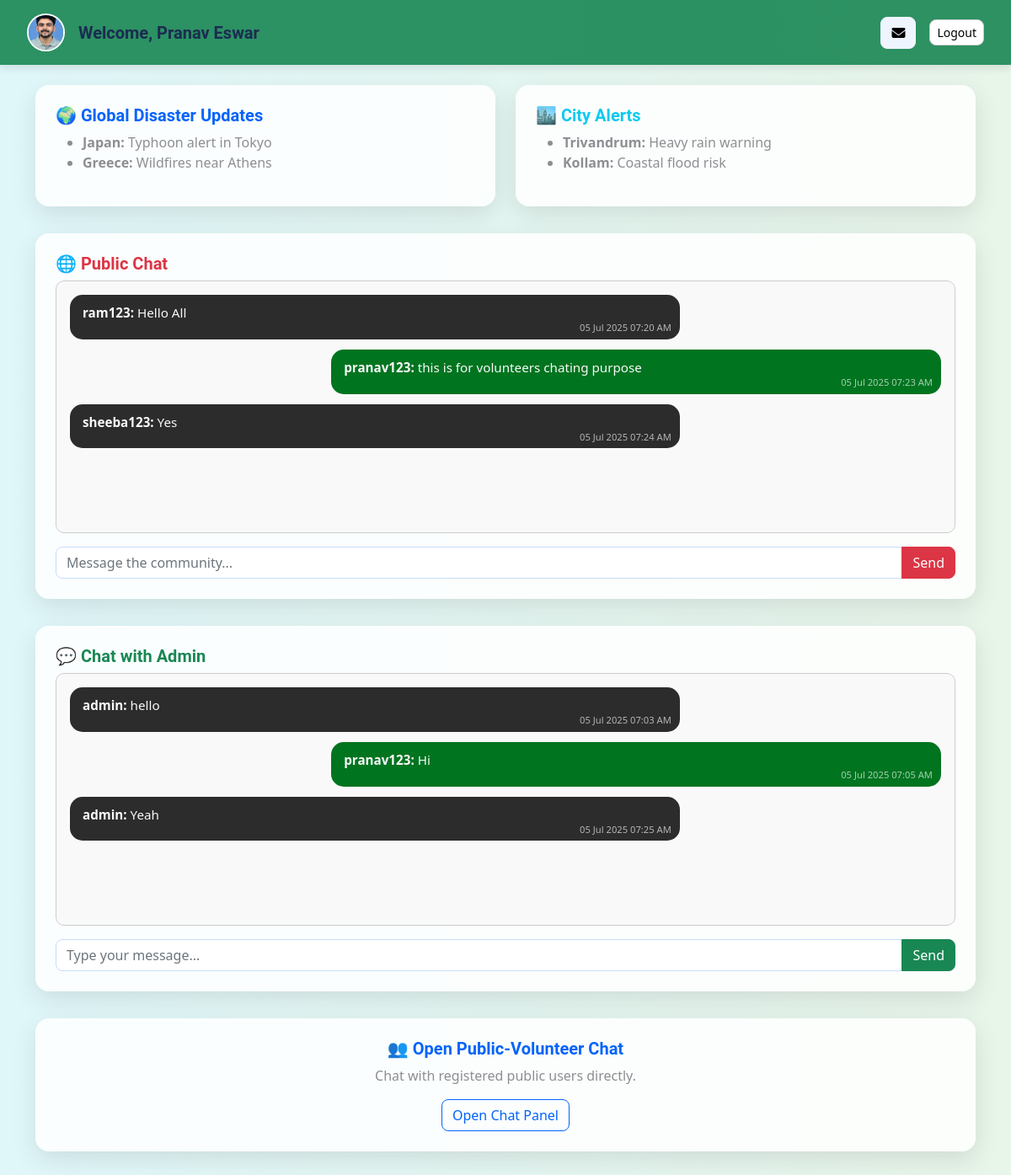
/user/volunteer_dashboard.php (signed in), run on the app's committed database.
### tables this page shows
CREATE TABLE `users` (
  `id` int(11) NOT NULL,
  `username` varchar(100) NOT NULL,
  `photo` varchar(255) DEFAULT NULL,
  `password_hash` varchar(255) NOT NULL,
  `role` enum('admin','volunteer') NOT NULL,
  `created_at` timestamp NOT NULL DEFAULT current_timestamp(),
  `full_name` varchar(100) DEFAULT NULL,
  `email` varchar(100) DEFAULT NULL,
  `phone` varchar(20) DEFAULT NULL,
  `address` text DEFAULT NULL,
  `status` tinyint(1) NOT NULL DEFAULT 0 COMMENT '0=pending, 1=approved, 2=declined'
);

CREATE TABLE `messages` (
  `id` int(11) NOT NULL,
  `sender_username` varchar(100) NOT NULL,
  `receiver_username` varchar(100) NOT NULL,
  `message` text NOT NULL,
  `sent_at` timestamp NOT NULL DEFAULT current_timestamp()
);

### user/volunteer_dashboard.php (the view, shortened to what this page needs)
<?php
$username = $_SESSION['username'];
include __DIR__ . '/../config/db.php';
$userQuery = $conn->prepare("SELECT full_name, photo FROM users WHERE username = ?");
$userQuery->bind_param("s", $username);
$userQuery->execute();
$userResult = $userQuery->get_result();
$userData = $userResult->fetch_assoc();
$photo = $userData['photo'] ?? 'default.jpg';
$full_name = $userData['full_name'] ?? $username;
$publicMessages = $conn->query("SELECT * FROM messages WHERE receiver_username = 'all' ORDER BY sent_at ASC");
$messages = [];
$stmt = $conn->prepare("SELECT * FROM messages WHERE (sender_username = ? AND receiver_username = 'admin') OR (sender_username = 'admin' AND receiver_username = ?) ORDER BY sent_at ASC");
$stmt->bind_param("ss", $username, $username);
$stmt->execute();
$result = $stmt->get_result();
while ($row = $result->fetch_assoc()) {
    $messages[] = $row;
}
?>
<!DOCTYPE html>
<html lang="en">
<head>
  <link rel="stylesheet" href="../assets/css/bootstrap.min.css">
  <link rel="stylesheet" href="https://cdnjs.cloudflare.com/ajax/libs/font-awesome/6.4.0/css/all.min.css">
</head>
<body>
<div class="topbar">
  <div class="d-flex align-items-center gap-3">
    <img src="../assets/images/<?= htmlspecialchars($photo) ?>" alt="Profile" class="avatar">
    <h5 class="mb-0">Welcome, <?= htmlspecialchars($full_name) ?></h5>
  </div>
  <div class="d-flex align-items-center gap-3">
    <a href="http://localhost/ReliefLink/user/mail.php" class="btn btn-light">
      <i class="fa fa-envelope"></i>
    </a>
    <a href="../logout.php" class="btn logout-btn btn-sm">Logout</a>
  </div>
</div>
<div class="dashboard-container container mt-4">
  <div class="row">
    <div class="col-md-6">
      <div class="glass-card">
        <h5 class="text-primary">🌍 Global Disaster Updates</h5>
        <ul>
          <li><strong>Japan:</strong> Typhoon alert in Tokyo</li>
          <li><strong>Greece:</strong> Wildfires near Athens</li>
        </ul>
      </div>
    </div>
    <div class="col-md-6">
      <div class="glass-card">
        <h5 class="text-info">🏙️ City Alerts</h5>
        <ul>
          <li><strong>Trivandrum:</strong> Heavy rain warning</li>
          <li><strong>Kollam:</strong> Coastal flood risk</li>
        </ul>
      </div>
    </div>
  </div>
  <div class="glass-card">
    <h5 class="text-danger">🌐 Public Chat</h5>
    <div class="chat-box" id="public-chat-box">
      <?php if ($publicMessages->num_rows === 0): ?>
        <p>No messages yet.</p>
      <?php else: ?>
        <?php while ($msg = $publicMessages->fetch_assoc()):
          $isAdmin = $msg['sender_username'] === 'admin';
        ?>
          <div class="message-bubble <?= $msg['sender_username'] === $username ? 'you' : '' ?>">
            <strong class="<?= $isAdmin ? 'text-warning' : '' ?>">
              <?= $isAdmin ? '👑 Admin' : htmlspecialchars($msg['sender_username']) ?>:
            </strong> <?= htmlspecialchars($msg['message']) ?>
            <small><?= date("d M Y h:i A", strtotime($msg['sent_at'])) ?></small>
          </div>
        <?php endwhile; ?>
      <?php endif; ?>
    </div>
    <form class="chat-input mt-3" method="post" action="send_messages.php">
      <div class="input-group">
        <input type="text" name="message" class="form-control" placeholder="Message the community..." required>
        <button type="submit" class="btn btn-danger">Send</button>
      </div>
    </form>
  </div>
  <div class="glass-card">
    <h5 class="text-success">💬 Chat with Admin</h5>
    <div class="chat-box" id="chat-box">
      <?php if (empty($messages)): ?>
        <p>No private messages.</p>
      <?php else: ?>
        <?php foreach ($messages as $msg): ?>
          <div class="message-bubble <?= $msg['sender_username'] === $username ? 'you' : '' ?>">
            <strong><?= htmlspecialchars($msg['sender_username']) ?>:</strong> <?= htmlspecialchars($msg['message']) ?>
            <small><?= date("d M Y h:i A", strtotime($msg['sent_at'])) ?></small>
          </div>
        <?php endforeach; ?>
      <?php endif; ?>
    </div>
    <form class="chat-input mt-3" method="post" action="send_messages.php">
      <div class="input-group">
        <input type="text" name="message" class="form-control" placeholder="Type your message..." required>
        <button type="submit" class="btn btn-success">Send</button>
      </div>
    </form>
  </div>
  <div class="glass-card text-center">
    <h5 class="text-primary">👥 Open Public-Volunteer Chat</h5>
    <p>Chat with registered public users directly.</p>
    <a href="chat_with_public.php" class="btn btn-outline-primary">Open Chat Panel</a>
  </div>
</div>
</body>
</html>

### user/volunteer_dashboard.php (style rules this page uses)
body { margin: 0; padding: 0; font-family: 'Segoe UI', sans-serif; background: linear-gradient(to right, #e0f7fa, #e8f5e9); min-height: 100vh; }
.topbar { background: rgba(25, 135, 84, 0.9); color: white; padding: 1rem 2rem; display: flex; justify-content: space-between; align-items: center; box-shadow: 0 4px 10px rgba(0,0,0,0.1); position: relative; }
.avatar { width: 45px; height: 45px; border-radius: 50%; object-fit: cover; border: 2px solid #fff; }
.glass-card { backdrop-filter: blur(10px); background-color: rgba(255,255,255,0.85); border-radius: 16px; box-shadow: 0 10px 30px rgba(0,0,0,0.1); padding: 1.5rem; margin-bottom: 2rem; }
.chat-box { height: 300px; overflow-y: auto; background-color: #f9f9f9; border-radius: 10px; border: 1px solid #ccc; padding: 1rem; }
.message-bubble { margin-bottom: 12px; padding: 10px 15px 20px 15px; color: #f9f9f9; border-radius: 15px; background-color: rgb(44, 44, 44); max-width: 70%; position: relative; word-wrap: break-word; font-size: 0.95rem; }
.message-bubble.you { background-color: rgb(0, 116, 31); margin-left: auto; }
.message-bubble small { position: absolute; right: 10px; bottom: 5px; font-size: 0.7rem; color: rgba(255, 255, 255, 0.65); }
.logout-btn { background-color: white; color: #000; border: 1px solid #ccc; transition: all 0.3s ease; }

### data on the page
users: photo (picture), full_name "Pranav Eswar"
messages: sender_username "ram123", message "Hello All", sent_at "05 Jul 2025 07:20 AM"
messages: sender_username "pranav123", message "this is for volunteers chating purpose", sent_at "05 Jul 2025 07:23 AM"
messages: sender_username "sheeba123", message "Yes", sent_at "05 Jul 2025 07:24 AM"
messages: sender_username "admin", message "hello", sent_at "05 Jul 2025 07:03 AM"
messages: sender_username "pranav123", message "Hi", sent_at "05 Jul 2025 07:05 AM"
messages: sender_username "admin", message "Yeah", sent_at "05 Jul 2025 07:25 AM"
